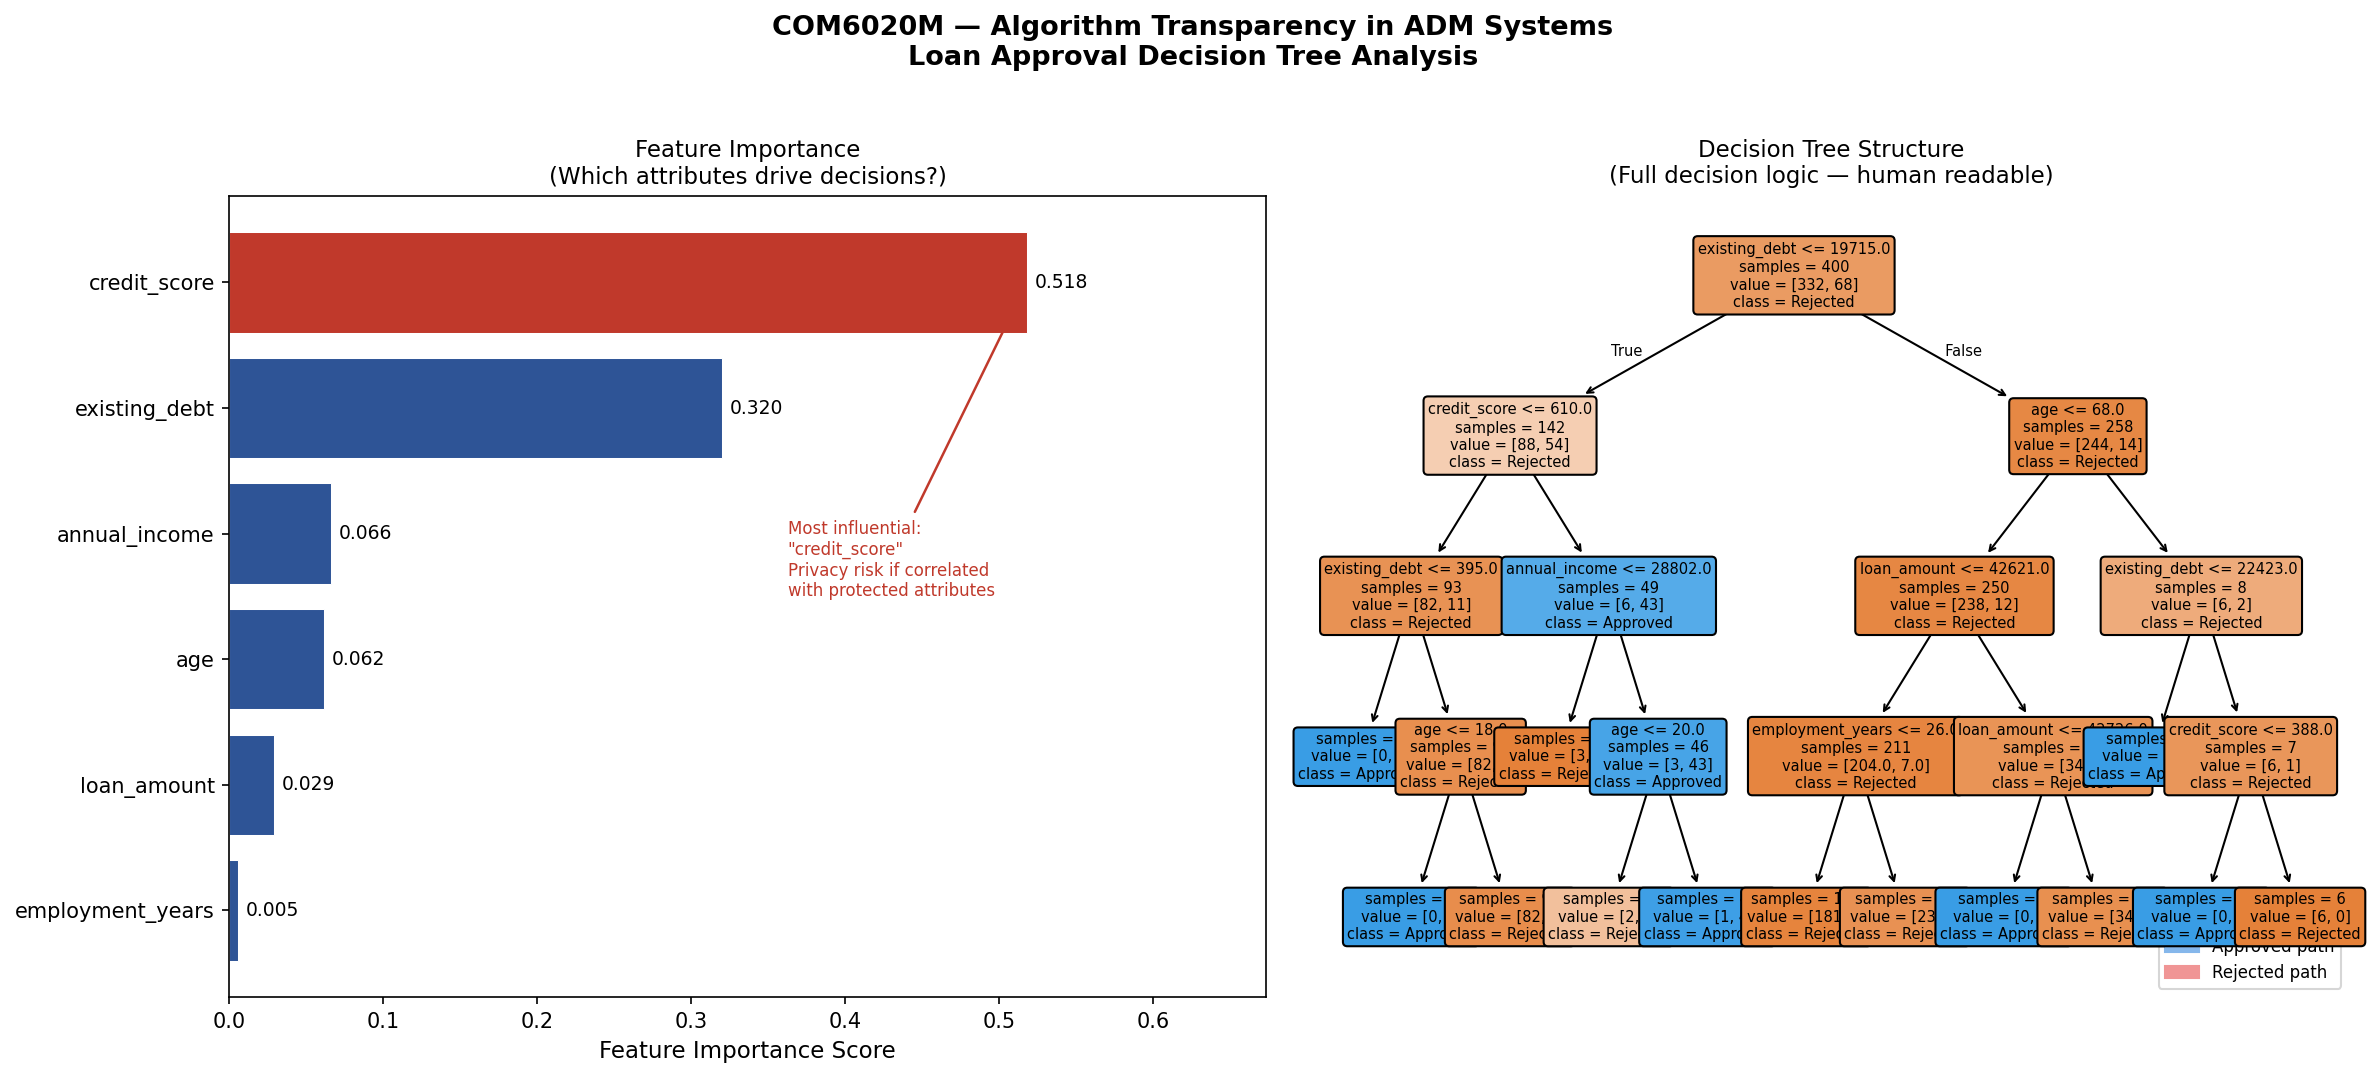

Recreate this plot in Python.
"""
========================================================
COM6020M - Privacy and Data Protection
Appendix: Algorithm Transparency in Automated Decision-Making
========================================================

This script demonstrates algorithm transparency techniques
applied to a simulated loan approval ADM system.

It addresses the privacy challenge identified in Section 2.1
(The Black Box Problem) by using a Decision Tree classifier —
an inherently interpretable model — and applying feature
importance analysis to explain how decisions are reached.

Techniques demonstrated:
  1. Decision Tree model (inherently interpretable)
  2. Feature importance analysis
  3. Per-decision explanation (counterfactual-style)
  4. Visualisation of decision rules
"""

import numpy as np
import pandas as pd
import matplotlib.pyplot as plt
import matplotlib.patches as mpatches
from sklearn.tree import DecisionTreeClassifier, export_text, plot_tree
from sklearn.model_selection import train_test_split
from sklearn.metrics import classification_report, accuracy_score
from sklearn.inspection import permutation_importance

# ─────────────────────────────────────────────────────────
# STEP 1 — Simulate a loan application dataset
# ─────────────────────────────────────────────────────────
# This simulates the kind of personal data an ADM system
# would collect and process — raising the consent and
# data minimisation concerns discussed in Section 2.2.

np.random.seed(42)
n_samples = 500

data = {
    'age':              np.random.randint(18, 70, n_samples),
    'annual_income':    np.random.randint(15000, 120000, n_samples),
    'credit_score':     np.random.randint(300, 850, n_samples),
    'employment_years': np.random.randint(0, 30, n_samples),
    'existing_debt':    np.random.randint(0, 50000, n_samples),
    'loan_amount':      np.random.randint(1000, 50000, n_samples),
}

df = pd.DataFrame(data)

# Generate approval labels based on logical rules
# (simulating a real-world ADM decision boundary)
df['approved'] = (
    (df['credit_score'] > 600) &
    (df['annual_income'] > 30000) &
    (df['existing_debt'] < 20000)
).astype(int)

# Add some noise to make it realistic
noise_idx = np.random.choice(df.index, size=40, replace=False)
df.loc[noise_idx, 'approved'] = 1 - df.loc[noise_idx, 'approved']

print("=" * 60)
print("  COM6020M — Algorithm Transparency Demonstration")
print("  Loan Approval ADM System")
print("=" * 60)
print(f"\nDataset: {len(df)} loan applications")
print(f"Approved: {df['approved'].sum()} ({df['approved'].mean()*100:.1f}%)")
print(f"Rejected: {(1-df['approved']).sum()} ({(1-df['approved']).mean()*100:.1f}%)")

# ─────────────────────────────────────────────────────────
# STEP 2 — Train an interpretable Decision Tree model
# ─────────────────────────────────────────────────────────
# A Decision Tree is chosen deliberately for transparency.
# Unlike deep learning models (the "black box" problem
# in Section 2.1), every decision path is human-readable.

features = ['age', 'annual_income', 'credit_score',
            'employment_years', 'existing_debt', 'loan_amount']
X = df[features]
y = df['approved']

X_train, X_test, y_train, y_test = train_test_split(
    X, y, test_size=0.2, random_state=42
)

model = DecisionTreeClassifier(max_depth=4, random_state=42)
model.fit(X_train, y_train)

y_pred = model.predict(X_test)
accuracy = accuracy_score(y_test, y_pred)

print(f"\n{'─'*60}")
print("  Model Performance")
print(f"{'─'*60}")
print(f"Accuracy: {accuracy*100:.1f}%")
print("\nClassification Report:")
print(classification_report(y_test, y_pred,
      target_names=['Rejected', 'Approved']))

# ─────────────────────────────────────────────────────────
# STEP 3 — Feature Importance Analysis (XAI)
# ─────────────────────────────────────────────────────────
# This directly addresses Section 3.1 (Explainable AI).
# Feature importance reveals WHICH personal attributes
# drive decisions — helping identify potential privacy
# violations and discriminatory patterns.

importances = model.feature_importances_
importance_df = pd.DataFrame({
    'Feature': features,
    'Importance': importances
}).sort_values('Importance', ascending=False)

print(f"\n{'─'*60}")
print("  Feature Importance — What Drives Decisions?")
print(f"{'─'*60}")
for _, row in importance_df.iterrows():
    bar = '█' * int(row['Importance'] * 40)
    print(f"  {row['Feature']:20s} {bar} {row['Importance']:.3f}")

print(f"\n  PRIVACY NOTE: '{importance_df.iloc[0]['Feature']}' is the")
print(f"  most influential factor. If this attribute correlates")
print(f"  with protected characteristics (e.g. ethnicity, health),")
print(f"  the model may perpetuate discriminatory outcomes —")
print(f"  a core concern of inferential profiling (Section 2.3).")

# ─────────────────────────────────────────────────────────
# STEP 4 — Per-Decision Explanation
# ─────────────────────────────────────────────────────────
# This demonstrates what a 'right to explanation' (GDPR
# Article 22) would look like in practice — showing an
# individual exactly why their application was decided.

print(f"\n{'─'*60}")
print("  Per-Decision Explanation (GDPR Article 22 Compliance)")
print(f"{'─'*60}")

# Two example applicants
applicants = pd.DataFrame({
    'age':              [35, 28],
    'annual_income':    [55000, 22000],
    'credit_score':     [720, 480],
    'employment_years': [8, 1],
    'existing_debt':    [5000, 25000],
    'loan_amount':      [10000, 15000],
})

applicant_names = ["Applicant A", "Applicant B"]
decisions = model.predict(applicants)
probabilities = model.predict_proba(applicants)

for i, name in enumerate(applicant_names):
    decision = "APPROVED" if decisions[i] == 1 else "REJECTED"
    confidence = probabilities[i][decisions[i]] * 100
    print(f"\n  {name}: {decision} (confidence: {confidence:.1f}%)")
    print(f"  Profile:")
    for feat in features:
        print(f"    {feat:20s}: {applicants.iloc[i][feat]:,}")

    # Identify the key factors driving this decision
    node_indicator = model.decision_path(applicants.iloc[[i]])
    node_ids = node_indicator.indices
    feature_idx = model.tree_.feature
    thresholds = model.tree_.threshold

    print(f"  Key decision factors:")
    seen = set()
    for node_id in node_ids:
        feat_i = feature_idx[node_id]
        if feat_i >= 0 and feat_i not in seen:
            feat_name = features[feat_i]
            threshold = thresholds[node_id]
            value = applicants.iloc[i][feat_name]
            direction = "above" if value > threshold else "at/below"
            print(f"    - {feat_name}: {value:,} ({direction} threshold of {threshold:,.0f})")
            seen.add(feat_i)

# ─────────────────────────────────────────────────────────
# STEP 5 — Visualisations
# ─────────────────────────────────────────────────────────

fig, axes = plt.subplots(1, 2, figsize=(16, 7))
fig.suptitle(
    'COM6020M — Algorithm Transparency in ADM Systems\n'
    'Loan Approval Decision Tree Analysis',
    fontsize=13, fontweight='bold', y=1.02
)

# Plot 1 — Feature Importance
colours = ['#C0392B' if imp == importance_df['Importance'].max()
           else '#2E5496' for imp in importance_df['Importance']]
bars = axes[0].barh(
    importance_df['Feature'],
    importance_df['Importance'],
    color=colours, edgecolor='white', linewidth=0.5
)
axes[0].set_xlabel('Feature Importance Score', fontsize=11)
axes[0].set_title('Feature Importance\n(Which attributes drive decisions?)', fontsize=11)
axes[0].invert_yaxis()
axes[0].set_xlim(0, importance_df['Importance'].max() * 1.3)

for bar, val in zip(bars, importance_df['Importance']):
    axes[0].text(val + 0.005, bar.get_y() + bar.get_height()/2,
                 f'{val:.3f}', va='center', fontsize=9)

top_feature = importance_df.iloc[0]['Feature']
axes[0].annotate(
    f'Most influential:\n"{top_feature}"\nPrivacy risk if correlated\nwith protected attributes',
    xy=(importance_df.iloc[0]['Importance'], 0),
    xytext=(importance_df['Importance'].max() * 0.7, 2.5),
    fontsize=8, color='#C0392B',
    arrowprops=dict(arrowstyle='->', color='#C0392B', lw=1.2)
)

# Plot 2 — Decision Tree visualisation
plot_tree(
    model,
    feature_names=features,
    class_names=['Rejected', 'Approved'],
    filled=True,
    rounded=True,
    fontsize=7,
    ax=axes[1],
    impurity=False,
    precision=0
)
axes[1].set_title('Decision Tree Structure\n(Full decision logic — human readable)', fontsize=11)

approved_patch = mpatches.Patch(color='#85B7EB', label='Approved path')
rejected_patch = mpatches.Patch(color='#F09595', label='Rejected path')
axes[1].legend(handles=[approved_patch, rejected_patch],
               loc='lower right', fontsize=8)

plt.tight_layout()
plt.savefig('/home/claude/algorithm_transparency.png',
            dpi=150, bbox_inches='tight', facecolor='white')
plt.close()
print(f"\n{'─'*60}")
print("  Visualisation saved: algorithm_transparency.png")
print(f"{'─'*60}")

# ─────────────────────────────────────────────────────────
# STEP 6 — Privacy Risk Summary
# ─────────────────────────────────────────────────────────
print(f"\n{'─'*60}")
print("  Privacy Risk Assessment Summary")
print(f"{'─'*60}")
print("""
  This demonstration highlights three key privacy concerns:

  1. DATA MINIMISATION (Section 2.2 / GDPR Article 5)
     The model uses 6 personal attributes. A privacy-
     preserving deployment should assess whether all 6
     are strictly necessary — or whether fewer features
     achieve acceptable accuracy.

  2. TRANSPARENCY (Section 2.1 / GDPR Article 22)
     The Decision Tree provides human-readable decision
     paths. This is the principle behind XAI — individuals
     can see exactly which threshold triggered their outcome.

  3. INFERENTIAL RISK (Section 2.3)
     If 'credit_score' correlates with protected attributes
     such as ethnicity or postcode, the model may indirectly
     discriminate — even without using those attributes
     explicitly. Algorithmic auditing (Recommendation 1)
     is essential to detect this.
""")
print("  Script complete.")
print("=" * 60)
